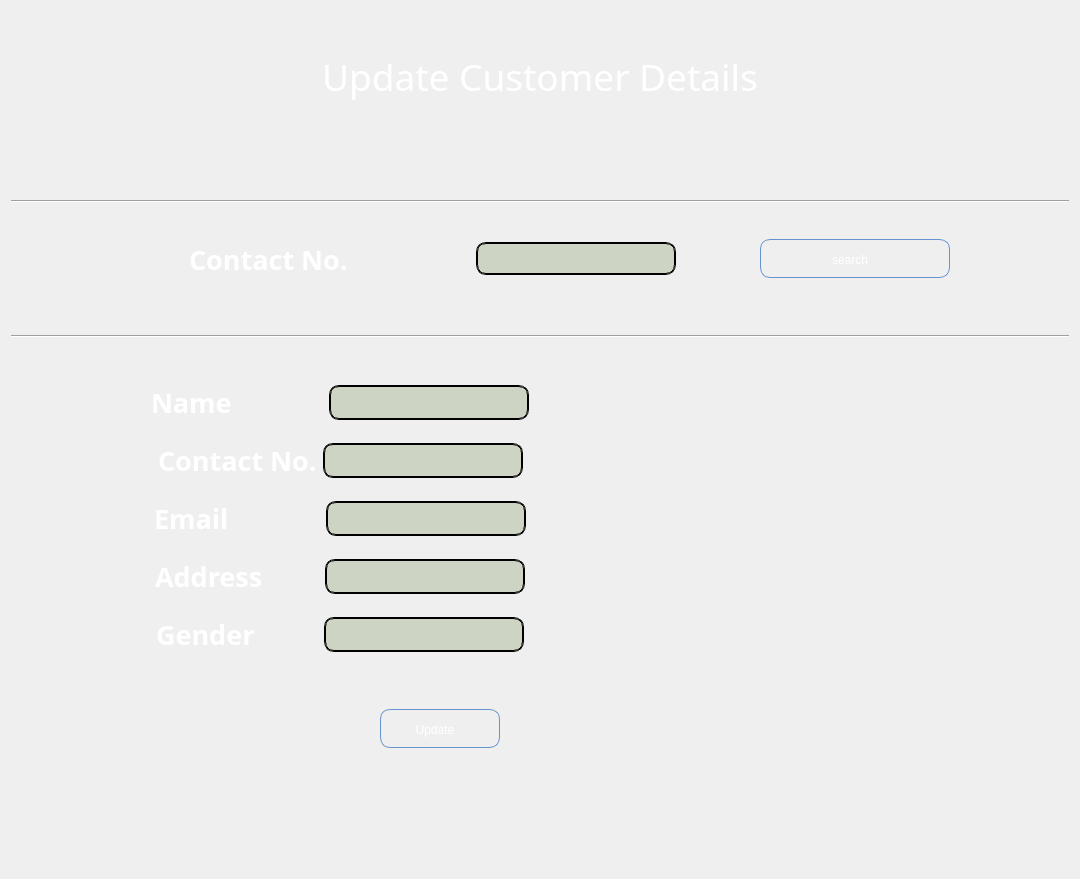
            <widget class="QWidget" name="update_Customer_Page">
             <layout class="QVBoxLayout" name="verticalLayout_13">
              <item>
               <spacer name="verticalSpacer_8">
                <property name="orientation">
                 <enum>Qt::Vertical</enum>
                </property>
                <property name="sizeHint" stdset="0">
                 <size>
                  <width>20</width>
                  <height>40</height>
                 </size>
                </property>
               </spacer>
              </item>
              <item>
               <widget class="QLabel" name="label_24">
                <property name="font">
                 <font>
                  <family>Snap ITC</family>
                  <pointsize>28</pointsize>
                 </font>
                </property>
                <property name="styleSheet">
                 <string notr="true">background:transparent;
color: rgb(255, 255, 255);</string>
                </property>
                <property name="text">
                 <string>Update Customer Details</string>
                </property>
                <property name="alignment">
                 <set>Qt::AlignCenter</set>
                </property>
               </widget>
              </item>
              <item>
               <spacer name="verticalSpacer_23">
                <property name="orientation">
                 <enum>Qt::Vertical</enum>
                </property>
                <property name="sizeHint" stdset="0">
                 <size>
                  <width>20</width>
                  <height>92</height>
                 </size>
                </property>
               </spacer>
              </item>
              <item>
               <widget class="Line" name="line_2">
                <property name="orientation">
                 <enum>Qt::Horizontal</enum>
                </property>
               </widget>
              </item>
              <item>
               <layout class="QHBoxLayout" name="horizontalLayout_30">
                <property name="leftMargin">
                 <number>100</number>
                </property>
                <property name="topMargin">
                 <number>30</number>
                </property>
                <property name="bottomMargin">
                 <number>50</number>
                </property>
                <item>
                 <widget class="QLabel" name="label_25">
                  <property name="minimumSize">
                   <size>
                    <width>0</width>
                    <height>40</height>
                   </size>
                  </property>
                  <property name="maximumSize">
                   <size>
                    <width>203</width>
                    <height>16777215</height>
                   </size>
                  </property>
                  <property name="font">
                   <font>
                    <family>Perpetua Titling MT</family>
                    <pointsize>20</pointsize>
                    <weight>75</weight>
                    <italic>false</italic>
                    <bold>true</bold>
                   </font>
                  </property>
                  <property name="styleSheet">
                   <string notr="true">background:transparent;
color: rgb(255, 255, 255);</string>
                  </property>
                  <property name="text">
                   <string>Contact No.</string>
                  </property>
                 </widget>
                </item>
                <item>
                 <widget class="QLineEdit" name="updateCustomer_PrimaryKey_LineEdit">
                  <property name="maximumSize">
                   <size>
                    <width>200</width>
                    <height>33</height>
                   </size>
                  </property>
                  <property name="styleSheet">
                   <string notr="true">QLineEdit{
font: 75 14pt &quot;MS Shell Dlg 2&quot;;
background: rgba(90, 120, 50, 59);
	color: rgb(255, 255, 255);
    selection-color: white;   
    border: 2px groove black;
    border-radius: 10px;
    padding: 2px 4px;
}</string>
                  </property>
                  <property name="text">
                   <string/>
                  </property>
                 </widget>
                </item>
                <item>
                 <widget class="QPushButton" name="updateCustomer_PrimaryKey_btn">
                  <property name="maximumSize">
                   <size>
                    <width>190</width>
                    <height>16777215</height>
                   </size>
                  </property>
                  <property name="styleSheet">
                   <string notr="true">QPushButton:hover{
 background-image: url(:/newPrefix/img3.jpg);
       /* background:  qlineargradient(x1 : 0, y1 : 0, x2 : 0, y2 :   1, stop :   0.0 #ffd9aa,
                stop :   0.5 #ffbb6e, stop :   0.55 #feae42, stop :   1.0 #fedb74);*/
}

QPushButton {
        border: 1px solid #6593cf;
		border-width: 1px;
        border-radius: 10px;
        padding: 5px 15px 2px 5px;
        background:transparent;/* qlineargradient(x1 : 0, y1 : 0, x2 : 0, y2 :   1, stop :   0.0 #f5f9ff,
                stop :   0.5 #c7dfff, stop :   0.55 #afd2ff, stop :   1.0 #c0dbff);*/
       color: rgb(255, 255, 255);
		
	font: 75 14pt &quot;MS Shell Dlg 2&quot;;
        font: bold large &quot;Arial&quot;;
        height: 30px;
}




QPushButton:pressed {
        /*  background: qlineargradient(x1 : 0, y1 : 0, x2 : 0, y2 :   1, stop :   0.0 #c0dbff,
        stop :   0.5 #cfd26f, stop :   0.55 #c7df6f, stop :   1.0 #f5f9ff);*/
	    background-image: url(:/newPrefix/Img1.jpg);
        padding-top: 2px;
        padding-left: 3px;

}


QPushButton:on {
        background: qlineargradient(x1 : 0, y1 : 0, x2 : 0, y2 :   1, stop :   0.0 #5AA72D,
        stop :   0.5 #B3E296, stop :   0.55 #B3E296, stop :   1.0 #f5f9ff);
        padding-top: 2px;
        padding-left: 3px;
}

QPushButton:disabled {
        background: transparent #e5e9ee;
        padding-top: 2px;        
        padding-left: 3px;
        color: black;
}</string>
                  </property>
                  <property name="text">
                   <string>search</string>
                  </property>
                 </widget>
                </item>
                <item>
                 <spacer name="horizontalSpacer_41">
                  <property name="orientation">
                   <enum>Qt::Horizontal</enum>
                  </property>
                  <property name="sizeType">
                   <enum>QSizePolicy::Maximum</enum>
                  </property>
                  <property name="sizeHint" stdset="0">
                   <size>
                    <width>40</width>
                    <height>20</height>
                   </size>
                  </property>
                 </spacer>
                </item>
               </layout>
              </item>
              <item>
               <widget class="Line" name="line">
                <property name="styleSheet">
                 <string notr="true"/>
                </property>
                <property name="orientation">
                 <enum>Qt::Horizontal</enum>
                </property>
               </widget>
              </item>
              <item>
               <spacer name="verticalSpacer_25">
                <property name="orientation">
                 <enum>Qt::Vertical</enum>
                </property>
                <property name="sizeHint" stdset="0">
                 <size>
                  <width>20</width>
                  <height>40</height>
                 </size>
                </property>
               </spacer>
              </item>
              <item>
               <layout class="QHBoxLayout" name="horizontalLayout_25">
                <property name="leftMargin">
                 <number>100</number>
                </property>
                <property name="rightMargin">
                 <number>500</number>
                </property>
                <item>
                 <spacer name="horizontalSpacer_33">
                  <property name="orientation">
                   <enum>Qt::Horizontal</enum>
                  </property>
                  <property name="sizeHint" stdset="0">
                   <size>
                    <width>40</width>
                    <height>20</height>
                   </size>
                  </property>
                 </spacer>
                </item>
                <item>
                 <widget class="QLabel" name="updateCustomer_Name_label">
                  <property name="font">
                   <font>
                    <family>Perpetua Titling MT</family>
                    <pointsize>20</pointsize>
                    <weight>75</weight>
                    <bold>true</bold>
                   </font>
                  </property>
                  <property name="styleSheet">
                   <string notr="true">background:transparent;
color: rgb(255, 255, 255);</string>
                  </property>
                  <property name="text">
                   <string>Name             </string>
                  </property>
                 </widget>
                </item>
                <item>
                 <widget class="QLineEdit" name="updateCustomer_Name_LineEdit">
                  <property name="sizePolicy">
                   <sizepolicy hsizetype="Expanding" vsizetype="Fixed">
                    <horstretch>0</horstretch>
                    <verstretch>0</verstretch>
                   </sizepolicy>
                  </property>
                  <property name="minimumSize">
                   <size>
                    <width>200</width>
                    <height>0</height>
                   </size>
                  </property>
                  <property name="maximumSize">
                   <size>
                    <width>190</width>
                    <height>35</height>
                   </size>
                  </property>
                  <property name="styleSheet">
                   <string notr="true">QLineEdit{
font: 75 14pt &quot;MS Shell Dlg 2&quot;;
background: rgba(90, 120, 50, 59);
	color: rgb(255, 255, 255);
    selection-color: white;   
    border: 2px groove black;
    border-radius: 10px;
    padding: 2px 4px;
}</string>
                  </property>
                  <property name="text">
                   <string/>
                  </property>
                 </widget>
                </item>
                <item>
                 <spacer name="horizontalSpacer_34">
                  <property name="orientation">
                   <enum>Qt::Horizontal</enum>
                  </property>
                  <property name="sizeHint" stdset="0">
                   <size>
                    <width>40</width>
                    <height>20</height>
                   </size>
                  </property>
                 </spacer>
                </item>
               </layout>
              </item>
              <item>
               <spacer name="verticalSpacer_20">
                <property name="orientation">
                 <enum>Qt::Vertical</enum>
                </property>
                <property name="sizeType">
                 <enum>QSizePolicy::Preferred</enum>
                </property>
                <property name="sizeHint" stdset="0">
                 <size>
                  <width>20</width>
                  <height>15</height>
                 </size>
                </property>
               </spacer>
              </item>
              <item>
               <layout class="QHBoxLayout" name="horizontalLayout_29">
                <property name="leftMargin">
                 <number>100</number>
                </property>
                <property name="rightMargin">
                 <number>500</number>
                </property>
                <item>
                 <spacer name="horizontalSpacer_39">
                  <property name="orientation">
                   <enum>Qt::Horizontal</enum>
                  </property>
                  <property name="sizeHint" stdset="0">
                   <size>
                    <width>40</width>
                    <height>20</height>
                   </size>
                  </property>
                 </spacer>
                </item>
                <item>
                 <widget class="QLabel" name="updateCustomer_contact_label">
                  <property name="font">
                   <font>
                    <family>Perpetua Titling MT</family>
                    <pointsize>20</pointsize>
                    <weight>75</weight>
                    <bold>true</bold>
                   </font>
                  </property>
                  <property name="styleSheet">
                   <string notr="true">background:transparent;
color: rgb(255, 255, 255);</string>
                  </property>
                  <property name="text">
                   <string>Contact No.</string>
                  </property>
                 </widget>
                </item>
                <item>
                 <widget class="QLineEdit" name="updateCustomer_Contact_LineEdit">
                  <property name="minimumSize">
                   <size>
                    <width>200</width>
                    <height>0</height>
                   </size>
                  </property>
                  <property name="maximumSize">
                   <size>
                    <width>190</width>
                    <height>35</height>
                   </size>
                  </property>
                  <property name="styleSheet">
                   <string notr="true">QLineEdit{
font: 75 14pt &quot;MS Shell Dlg 2&quot;;
background: rgba(90, 120, 50, 59);
color: rgb(255, 255, 255);
    selection-color: white;   
    border: 2px groove black;
    border-radius: 10px;
    padding: 2px 4px;
}</string>
                  </property>
                 </widget>
                </item>
                <item>
                 <spacer name="horizontalSpacer_40">
                  <property name="orientation">
                   <enum>Qt::Horizontal</enum>
                  </property>
                  <property name="sizeHint" stdset="0">
                   <size>
                    <width>40</width>
                    <height>20</height>
                   </size>
                  </property>
                 </spacer>
                </item>
               </layout>
              </item>
              <item>
               <spacer name="verticalSpacer_21">
                <property name="orientation">
                 <enum>Qt::Vertical</enum>
                </property>
                <property name="sizeType">
                 <enum>QSizePolicy::Preferred</enum>
                </property>
                <property name="sizeHint" stdset="0">
                 <size>
                  <width>20</width>
                  <height>15</height>
                 </size>
                </property>
               </spacer>
              </item>
              <item>
               <layout class="QHBoxLayout" name="horizontalLayout_28">
                <property name="leftMargin">
                 <number>100</number>
                </property>
                <property name="rightMargin">
                 <number>500</number>
                </property>
                <item>
                 <spacer name="horizontalSpacer_37">
                  <property name="orientation">
                   <enum>Qt::Horizontal</enum>
                  </property>
                  <property name="sizeHint" stdset="0">
                   <size>
                    <width>40</width>
                    <height>20</height>
                   </size>
                  </property>
                 </spacer>
                </item>
                <item>
                 <widget class="QLabel" name="updateCustomer_Email_label">
                  <property name="font">
                   <font>
                    <family>Perpetua Titling MT</family>
                    <pointsize>20</pointsize>
                    <weight>75</weight>
                    <bold>true</bold>
                   </font>
                  </property>
                  <property name="styleSheet">
                   <string notr="true">background:transparent;
color: rgb(255, 255, 255);</string>
                  </property>
                  <property name="text">
                   <string>Email             </string>
                  </property>
                 </widget>
                </item>
                <item>
                 <widget class="QLineEdit" name="updateCustomer_Email_LineEdit">
                  <property name="minimumSize">
                   <size>
                    <width>200</width>
                    <height>0</height>
                   </size>
                  </property>
                  <property name="maximumSize">
                   <size>
                    <width>190</width>
                    <height>35</height>
                   </size>
                  </property>
                  <property name="styleSheet">
                   <string notr="true">QLineEdit{
font: 75 14pt &quot;MS Shell Dlg 2&quot;;
background: rgba(90, 120, 50, 59);
color: rgb(255, 255, 255);
    selection-color: white;   
    border: 2px groove black;
    border-radius: 10px;
    padding: 2px 4px;
}</string>
                  </property>
                 </widget>
                </item>
                <item>
                 <spacer name="horizontalSpacer_38">
                  <property name="orientation">
                   <enum>Qt::Horizontal</enum>
                  </property>
                  <property name="sizeHint" stdset="0">
                   <size>
                    <width>40</width>
                    <height>20</height>
                   </size>
                  </property>
                 </spacer>
                </item>
               </layout>
              </item>
              <item>
               <spacer name="verticalSpacer_22">
                <property name="orientation">
                 <enum>Qt::Vertical</enum>
                </property>
                <property name="sizeType">
                 <enum>QSizePolicy::Preferred</enum>
                </property>
                <property name="sizeHint" stdset="0">
                 <size>
                  <width>20</width>
                  <height>15</height>
                 </size>
                </property>
               </spacer>
              </item>
              <item>
               <layout class="QHBoxLayout" name="horizontalLayout_24">
                <property name="leftMargin">
                 <number>100</number>
                </property>
                <property name="rightMargin">
                 <number>500</number>
                </property>
                <item>
                 <spacer name="horizontalSpacer_31">
                  <property name="orientation">
                   <enum>Qt::Horizontal</enum>
                  </property>
                  <property name="sizeHint" stdset="0">
                   <size>
                    <width>40</width>
                    <height>20</height>
                   </size>
                  </property>
                 </spacer>
                </item>
                <item>
                 <widget class="QLabel" name="updateCustomer_Address_label">
                  <property name="font">
                   <font>
                    <family>Perpetua Titling MT</family>
                    <pointsize>20</pointsize>
                    <weight>75</weight>
                    <bold>true</bold>
                   </font>
                  </property>
                  <property name="styleSheet">
                   <string notr="true">background:transparent;
color: rgb(255, 255, 255);</string>
                  </property>
                  <property name="text">
                   <string>Address        </string>
                  </property>
                 </widget>
                </item>
                <item>
                 <widget class="QLineEdit" name="updateCustomer_Address_LineEdit">
                  <property name="minimumSize">
                   <size>
                    <width>200</width>
                    <height>0</height>
                   </size>
                  </property>
                  <property name="maximumSize">
                   <size>
                    <width>190</width>
                    <height>35</height>
                   </size>
                  </property>
                  <property name="styleSheet">
                   <string notr="true">QLineEdit{
font: 75 14pt &quot;MS Shell Dlg 2&quot;;
background: rgba(90, 120, 50, 59);
color: rgb(255, 255, 255);
    selection-color: white;   
    border: 2px groove black;
    border-radius: 10px;
    padding: 2px 4px;
}</string>
                  </property>
                 </widget>
                </item>
                <item>
                 <spacer name="horizontalSpacer_32">
                  <property name="orientation">
                   <enum>Qt::Horizontal</enum>
                  </property>
                  <property name="sizeHint" stdset="0">
                   <size>
                    <width>40</width>
                    <height>20</height>
                   </size>
                  </property>
                 </spacer>
                </item>
               </layout>
              </item>
              <item>
               <spacer name="verticalSpacer_24">
                <property name="orientation">
                 <enum>Qt::Vertical</enum>
                </property>
                <property name="sizeType">
                 <enum>QSizePolicy::Preferred</enum>
                </property>
                <property name="sizeHint" stdset="0">
                 <size>
                  <width>20</width>
                  <height>15</height>
                 </size>
                </property>
               </spacer>
              </item>
              <item>
               <layout class="QHBoxLayout" name="horizontalLayout_27">
                <property name="leftMargin">
                 <number>100</number>
                </property>
                <property name="rightMargin">
                 <number>500</number>
                </property>
                <item>
                 <spacer name="horizontalSpacer_35">
                  <property name="orientation">
                   <enum>Qt::Horizontal</enum>
                  </property>
                  <property name="sizeHint" stdset="0">
                   <size>
                    <width>40</width>
                    <height>20</height>
                   </size>
                  </property>
                 </spacer>
                </item>
                <item>
                 <widget class="QLabel" name="updateCustomer_Gender_label">
                  <property name="font">
                   <font>
                    <family>Perpetua Titling MT</family>
                    <pointsize>20</pointsize>
                    <weight>75</weight>
                    <bold>true</bold>
                   </font>
                  </property>
                  <property name="styleSheet">
                   <string notr="true">background:transparent;
color: rgb(255, 255, 255);</string>
                  </property>
                  <property name="text">
                   <string>Gender         </string>
                  </property>
                 </widget>
                </item>
                <item>
                 <widget class="QLineEdit" name="updateCustomer_Gender_LineEdit">
                  <property name="minimumSize">
                   <size>
                    <width>200</width>
                    <height>0</height>
                   </size>
                  </property>
                  <property name="maximumSize">
                   <size>
                    <width>190</width>
                    <height>35</height>
                   </size>
                  </property>
                  <property name="styleSheet">
                   <string notr="true">QLineEdit{
font: 75 14pt &quot;MS Shell Dlg 2&quot;;
background: rgba(90, 120, 50, 59);
color: rgb(255, 255, 255);
    selection-color: white;   
    border: 2px groove black;
    border-radius: 10px;
    padding: 2px 4px;
}</string>
                  </property>
                 </widget>
                </item>
                <item>
                 <spacer name="horizontalSpacer_36">
                  <property name="orientation">
                   <enum>Qt::Horizontal</enum>
                  </property>
                  <property name="sizeHint" stdset="0">
                   <size>
                    <width>40</width>
                    <height>20</height>
                   </size>
                  </property>
                 </spacer>
                </item>
               </layout>
              </item>
              <item>
               <layout class="QHBoxLayout" name="horizontalLayout_26">
                <property name="spacing">
                 <number>0</number>
                </property>
                <property name="topMargin">
                 <number>50</number>
                </property>
                <property name="rightMargin">
                 <number>200</number>
                </property>
                <item>
                 <widget class="QPushButton" name="updateCustomer_Update_btn">
                  <property name="minimumSize">
                   <size>
                    <width>30</width>
                    <height>30</height>
                   </size>
                  </property>
                  <property name="maximumSize">
                   <size>
                    <width>120</width>
                    <height>100</height>
                   </size>
                  </property>
                  <property name="styleSheet">
                   <string notr="true">QPushButton:hover{
 background-image: url(:/newPrefix/img3.jpg);
       /* background:  qlineargradient(x1 : 0, y1 : 0, x2 : 0, y2 :   1, stop :   0.0 #ffd9aa,
                stop :   0.5 #ffbb6e, stop :   0.55 #feae42, stop :   1.0 #fedb74);*/
}

QPushButton {
        border: 1px solid #6593cf;
		border-width: 1px;
        border-radius: 10px;
        padding: 5px 15px 2px 5px;
        background:transparent;/* qlineargradient(x1 : 0, y1 : 0, x2 : 0, y2 :   1, stop :   0.0 #f5f9ff,
                stop :   0.5 #c7dfff, stop :   0.55 #afd2ff, stop :   1.0 #c0dbff);*/
       color: rgb(255, 255, 255);
		
	font: 75 14pt &quot;MS Shell Dlg 2&quot;;
        font: bold large &quot;Arial&quot;;
        height: 30px;
}




QPushButton:pressed {
        /*  background: qlineargradient(x1 : 0, y1 : 0, x2 : 0, y2 :   1, stop :   0.0 #c0dbff,
        stop :   0.5 #cfd26f, stop :   0.55 #c7df6f, stop :   1.0 #f5f9ff);*/
	    background-image: url(:/newPrefix/Img1.jpg);
        padding-top: 2px;
        padding-left: 3px;

}


QPushButton:on {
        background: qlineargradient(x1 : 0, y1 : 0, x2 : 0, y2 :   1, stop :   0.0 #5AA72D,
        stop :   0.5 #B3E296, stop :   0.55 #B3E296, stop :   1.0 #f5f9ff);
        padding-top: 2px;
        padding-left: 3px;
}

QPushButton:disabled {
        background: transparent #e5e9ee;
        padding-top: 2px;        
        padding-left: 3px;
        color: black;
}</string>
                  </property>
                  <property name="text">
                   <string>Update</string>
                  </property>
                 </widget>
                </item>
               </layout>
              </item>
              <item>
               <spacer name="verticalSpacer_19">
                <property name="orientation">
                 <enum>Qt::Vertical</enum>
                </property>
                <property name="sizeType">
                 <enum>QSizePolicy::Preferred</enum>
                </property>
                <property name="sizeHint" stdset="0">
                 <size>
                  <width>20</width>
                  <height>120</height>
                 </size>
                </property>
               </spacer>
              </item>
             </layout>
            </widget>
